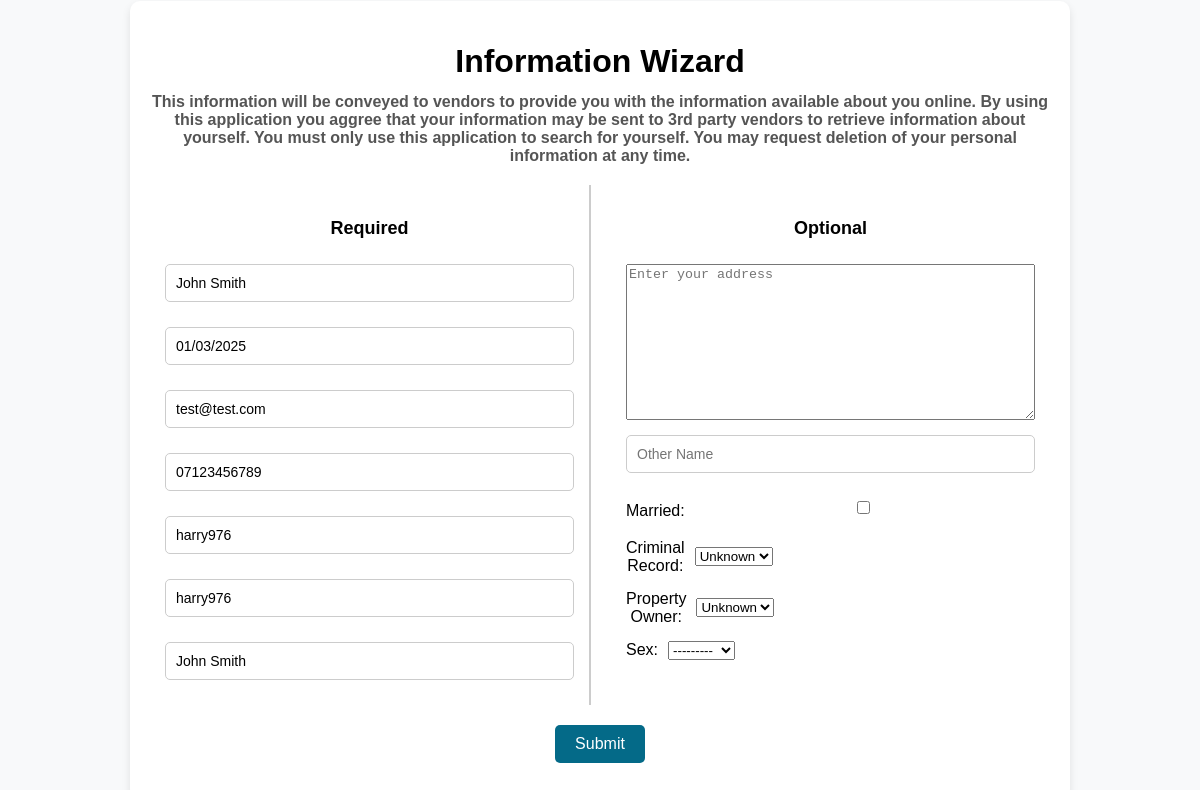
Page /DataForm/ (signed in) on the committed database.
### DigitalWaves_App/models.py (models this page shows, shortened)
class UserInformation(models.Model):
    user = models.OneToOneField(User, on_delete=models.CASCADE)  # Link to the Auth User Database table
    Name = models.CharField(max_length=100)
    DOB = models.DateField()
    Married = models.BooleanField(default=False) # not in use
    Email = models.EmailField()
    PhoneNumber = models.CharField(max_length=15)
    FacebookID = models.CharField(max_length=100, blank=False, null=False)
    TwitterID = models.CharField(max_length=100, blank=False, null=False)
    LinkedinUsername = models.CharField(max_length=100, blank=False, null=False)
    Address = models.TextField(max_length=128, blank=True, null=True)
    OtherName = models.CharField(max_length=100, blank=True, null=True) # not in use
    CriminalRecord = models.BooleanField(default=False, null=True) # not in use
    OwnProperty = models.BooleanField(default=False, null=True)
    Sex = models.CharField(max_length=6, choices=[('Male', 'Male'), ('Female', 'Female')], blank=True, null=True) # not in use
    PreviousScore = models.IntegerField(default=False, null=True)

### DigitalWaves_App/views.py (the view)
# urls.py: path('DataForm/', views.DataForm, name="DataForm"),
@never_cache
@login_required
def DataForm(request):
    print("entered view. success")
    try:
        ExistingUserInfo = UserInformation.objects.get(user=request.user)
    except UserInformation.DoesNotExist:
        ExistingUserInfo = None
    if request.method == 'POST':
        UserDataForm = UserInformationForm(request.POST, instance=ExistingUserInfo)
        print("the method was POST. success")
        if UserDataForm.is_valid():
            print("Form is valid. success")
            SaveUserForm = UserDataForm.save(commit=False)
            SaveUserForm.user = request.user
            SaveUserForm.save()
            print("form is saved. success")
            return redirect('MainPage')
        else:
            print(UserDataForm.errors)
    else:
        if ExistingUserInfo:
           UserDataForm = UserInformationForm(instance=ExistingUserInfo)
        else:
            UserDataForm = UserInformationForm()
    return render(request, "DataForm.html", {'form': UserDataForm})

### DigitalWaves_App/templates/DataForm.html (shortened to what this page needs)
﻿<!DOCTYPE html>
<html lang="en" xmlns="http://www.w3.org/1999/xhtml">
<head>
</head>
<body>
    <div class="FormContainer">
        <h1>Information Wizard</h1>
        <h2>
            This information will be conveyed to vendors to provide you with the information available
            about you online. By using this application you aggree that your information may be sent to 3rd party vendors to retrieve information about yourself.
            You must only use this application to search for yourself. You may request deletion of your personal information at any time.
        </h2>
        <form method="post" action="{% url 'DataForm' %}">
            <div class="form-wrapper">
                <div class="RequiredForm">
                    <h3>Required</h3>
                    {{ form.Name }}
                    {{ form.DOB }}
                    {{ form.Email }}
                    {{ form.PhoneNumber }}
                    {{ form.FacebookID }}
                    {{ form.TwitterID }}
                    {{ form.LinkedinUsername }}
                </div>
                <div class="OptionalForm">
                    <h3>Optional</h3>
                    {{ form.Address }}
                    {{ form.OtherName }}
                    <label>
                        <span>Married:</span>
                        {{ form.Married }}
                    </label>
                    <label>
                        <span>Criminal Record:</span>
                        {{ form.CriminalRecord }}
                    </label>
                    <label>
                        <span>Property Owner:</span>
                        {{ form.OwnProperty }}
                    </label>
                    <label>
                        <span>Sex:</span>
                        {{ form.Sex }}
                    </label>
                </div>
            </div>
            <button type="submit">Submit</button>
        </form>
    </div>
</body>
</html>

### DigitalWaves_App/templates/DataForm.html (style rules this page uses)
body { font-family: Arial, sans-serif; display: flex; justify-content: center; align-items: center; min-height: 100vh; margin: 0; background-color: #f8f9fa; }
.FormContainer { text-align: center; padding: 20px; border-radius: 10px; background-color: white; box-shadow: 0px 4px 8px rgba(0, 0, 0, 0.1); width: 80%; max-width: 900px; position: relative; }
.FormContainer h1 { margin-bottom: 10px; }
.FormContainer h2 { font-size: 16px; color: #555; margin-bottom: 20px; }
input { width: 100%; padding: 10px; margin-bottom: 10px; border: 1px solid #ccc; border-radius: 5px; font-size: 14px; box-sizing: border-box; }
.form-wrapper { display: flex; justify-content: space-between; gap: 20px; flex-wrap: wrap; flex-grow: 1; }
.RequiredForm, .OptionalForm { flex: 1; display: flex; flex-direction: column; gap: 15px; padding: 15px; box-sizing: border-box; }
.RequiredForm { border-right: 2px solid #ccc; }
.RequiredForm h3, .OptionalForm h3 { text-align: center; font-size: 18px; margin-bottom: 10px; color: black; }
button { padding: 10px 20px; background-color: #046A88; border: none; border-radius: 5px; color: white; font-size: 16px; cursor: pointer; margin-top: 20px; align-self: flex-end; }
label { display: flex; align-items: center; gap: 10px; }
label span { flex: 0 0 15px; }
input[type="checkbox"], input[type="radio"] { margin-left: auto; }

### rows in the picture
UserInformation: Name "John Smith", DOB "01/03/2025", Email "test@test.com", PhoneNumber "07123456789", FacebookID "harry976", TwitterID "harry976", LinkedinUsername "John Smith", CriminalRecord "Unknown", OwnProperty "Unknown", Sex "---------"
